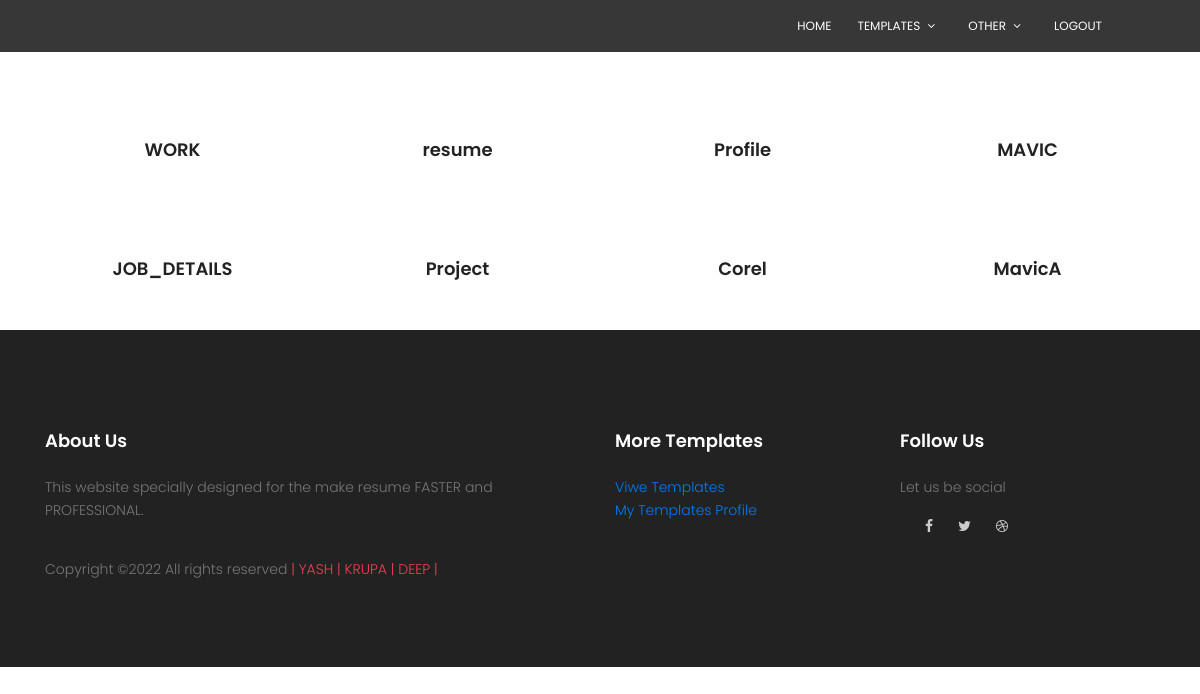
Page /template.php (signed in) on the committed database.
### tables this page shows
CREATE TABLE `template` (
  `id` int(11) NOT NULL,
  `temp_id` varchar(12) NOT NULL,
  `temp_name` varchar(30) NOT NULL,
  `about_temp` varchar(220) NOT NULL,
  `example_image` varchar(80) NOT NULL,
  `kit_image` varchar(80) NOT NULL,
  `logic_file` varchar(80) NOT NULL
);

### template.php (the view, shortened to what this page needs)
<?php
    if($_SESSION['u_name'] ) {
?>
<!DOCTYPE html>
<html lang="zxx" class="no-js">
<head>
	<link rel="stylesheet" href="css/linearicons.css">
	<link rel="stylesheet" href="css/font-awesome.min.css">
	<link rel="stylesheet" href="css/bootstrap.css">
	<link rel="stylesheet" href="css/magnific-popup.css">
	<link rel="stylesheet" href="css/nice-select.css">
	<link rel="stylesheet" href="css/animate.min.css">
	<link rel="stylesheet" href="css/owl.carousel.css">
	<link rel="stylesheet" href="css/main.css">
</head>
<body>
	<?php include('header.php') ?>
	<br>
	<br>
	<br>
	<br>
	<section class="shop_grid_area section-padding-80">
		<div class="container">
			<div class="row">
				<br>
				<?php
				$con = mysqli_connect("localhost", "root", "", "resume");
				$query = "select * from template";
				$res = mysqli_query($con, $query);
				while ($row = mysqli_fetch_array($res)) {
				?>
					<div class="col-12 col-sm-6 col-lg-3">
						<div class="single-product-wrapper">
							<div class="single-course item">
								<a href="edittemplate.php?id=<?php echo $row['id'] ?>">
									<div class="details">
										<a href="#">
											<center>
												<h4><?php echo $row['temp_name'] ?></h4>
											</center>
										</a>
									</div>
								</a>
							</div>
						</div>
					</div>
				<?php
				}
				?>
			</div>
		</div>
	</section>
	<?php include('footer.php') ?>
</body>
</html>
<?php
	}
?>

### css/main.css (style rules this page uses)
body { color: #777777; font-family: "Poppins", sans-serif; font-size: 14px; font-weight: 300; line-height: 1.625em; position: relative; }
a { -webkit-transition: all 0.3s ease 0s; -moz-transition: all 0.3s ease 0s; -o-transition: all 0.3s ease 0s; transition: all 0.3s ease 0s; }
a, a:focus, a:hover { text-decoration: none; outline: 0; }
h1, h2, h3, h4, h5, h6 { font-family: "Poppins", sans-serif; color: #222222; line-height: 1.2em !important; margin-bottom: 0; margin-top: 0; font-weight: 600; }
h4, .h4 { font-size: 18px; }
h4 { font-size: 18px; }
h1, h2, h3, h4, h5, h6 { line-height: 1.5em; }
.single-course .details { padding: 5px 30px 30px 30px; }
.single-course .details h4 { padding: 20px 0; -webkit-transition: all 0.3s ease 0s; -moz-transition: all 0.3s ease 0s; -o-transition: all 0.3s ease 0s; transition: all 0.3s ease 0s; }

### rows in the picture
template: temp_name "WORK"
template: temp_name "resume"
template: temp_name "Profile"
template: temp_name "MAVIC"
template: temp_name "JOB_DETAILS"
template: temp_name "Project"
template: temp_name "Corel"
template: temp_name "MavicA"
